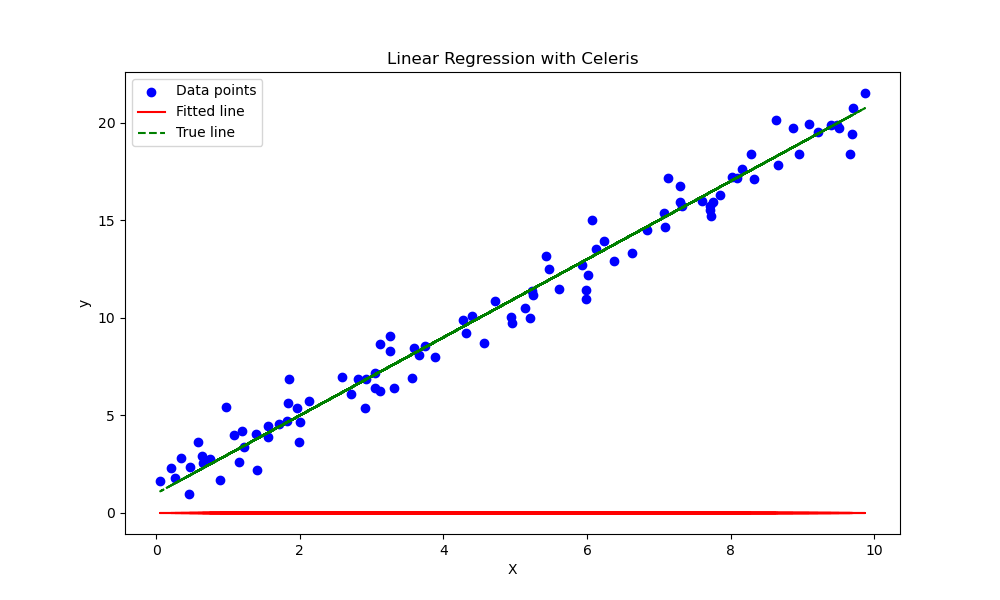

Write the Python code that produced this figure.
#!/usr/bin/env python
# -*- coding: utf-8 -*-

"""
Linear Regression Example using Celeris

This example demonstrates how to use the Celeris library to implement a simple
linear regression model.
"""

import numpy as np
import matplotlib.pyplot as plt
import celeris

# Generate synthetic data
np.random.seed(42)
X = np.random.rand(100, 1).astype(np.float32) * 10
y = 2 * X + 1 + np.random.randn(100, 1).astype(np.float32)

# Convert to Celeris tensors
X_tensor = celeris.from_numpy(X)
y_tensor = celeris.from_numpy(y)

# Initialize model parameters
W = celeris.randn([1, 1])
b = celeris.zeros([1])

# Set requires_grad for parameters
W.requires_grad = True
b.requires_grad = True

# Training parameters
learning_rate = 0.01
num_epochs = 100

# Training loop
for epoch in range(num_epochs):
    # Forward pass
    y_pred = celeris.matmul(X_tensor, W) + b
    
    # Compute loss
    loss = celeris.mse_loss(y_pred, y_tensor)
    
    # Backward pass
    loss.backward()
    
    # Update parameters (simplified since backward is not fully implemented)
    # In a real implementation, we would use W.grad and b.grad
    # For now, we'll compute gradients manually
    dW = 2 * celeris.matmul(X_tensor.transpose([1, 0]), (y_pred - y_tensor)) / X.shape[0]
    db = 2 * celeris.mean(y_pred - y_tensor)
    
    # Update parameters
    W = W - learning_rate * dW
    b = b - learning_rate * db
    
    # Reset gradients
    W.requires_grad = True
    b.requires_grad = True
    
    # Print progress
    if (epoch + 1) % 10 == 0:
        print(f"Epoch [{epoch+1}/{num_epochs}], Loss: {loss.numpy()[0]:.4f}")

# Convert final parameters to numpy
W_numpy = W.numpy()
b_numpy = b.numpy()

print(f"Final parameters: W = {W_numpy[0][0]:.4f}, b = {b_numpy[0]:.4f}")
print(f"True parameters: W = 2.0000, b = 1.0000")

# Plot results
plt.figure(figsize=(10, 6))
plt.scatter(X, y, color='blue', label='Data points')
plt.plot(X, X * W_numpy[0][0] + b_numpy[0], color='red', label='Fitted line')
plt.plot(X, X * 2 + 1, color='green', linestyle='--', label='True line')
plt.xlabel('X')
plt.ylabel('y')
plt.title('Linear Regression with Celeris')
plt.legend()
plt.savefig('linear_regression.png')
plt.show() 
